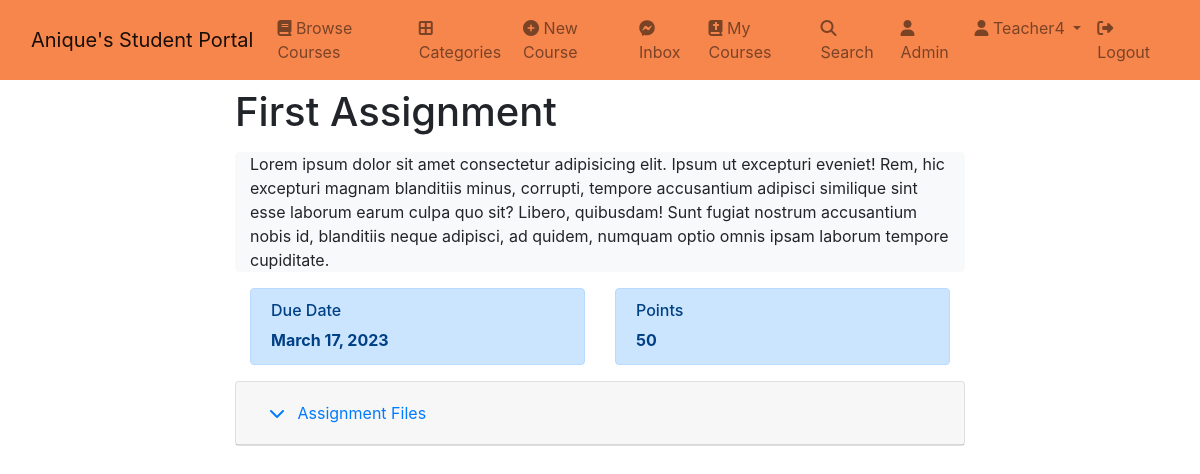
/course/31f14fdc-ee4c-420d-b912-1c9cc059e567/modules/1/assignments/1 (signed in), run on the app's committed database.
### assignment/models.py (models this page shows, shortened)
class Assignment(models.Model):
    title = models.CharField(max_length=150)
    content = RichTextField()
    points = models.PositiveIntegerField()
    due = models.DateField()
    files = models.ManyToManyField(AssignmentFileContent)
    user = models.ForeignKey(User, on_delete=models.CASCADE)

### assignment/views.py (the view)
def assignment_detail(request, course_id, module_id, assignment_id):
    user = request.user
    assignment = get_object_or_404(Assignment, id=assignment_id)
    course = get_object_or_404(Course, id=course_id)
    my_submissions = Submission.objects.filter(
        assignment=assignment, user=user).order_by('-date')
    context = {
        "assignment": assignment,
        "course": course,
        "my_submissions": my_submissions,
        'module_id': module_id,
    }
    return render(request, 'assignment/assignment_detail.html', context)

### assignment/models.py (called while the page is built)
    def get_file_name(self):
        return os.path.basename(self.file.name)

### student_portal/templates/assignment/assignment_detail.html (shortened to what this page needs)
{% extends 'base.html' %} {% block content %}
<div class="container mt-2">
  <div class="row">
    <div class="col-2"></div>
    <div class="col-8">
      <h1>{{assignment.title}}</h1>
      <div class="bg-light rounded-3">
        <div class="container-fluid">
          <p class="fs-4">{{assignment.content|safe}}</p>
        </div>
      </div>
      <div class="container">
        <div class="row">
          <div class="col-sm">
            <div class="alert alert-primary" role="alert">
              <h6>Due Date</h6>
              <strong> {{assignment.due}}</strong>
            </div>
          </div>
          <div class="col-sm">
            <div class="alert alert-primary" role="alert">
              <h6>Points</h6>
              <strong> {{assignment.points}}</strong>
            </div>
          </div>
        </div>
      </div>
      <div id="accordion">
        <div class="card">
          <div class="card-header" id="headingOne">
            <h5 class="mb-0">
              <button
                class="btn btn-link"
                data-toggle="collapse"
                data-target="#collapseOne"
                aria-expanded="true"
                aria-controls="collapseOne"
                style="text-decoration: none"
              >
                <i class="fa fa-chevron-down pr-2"></i>
                Assignment Files
              </button>
            </h5>
          </div>
        </div>
      </div>
      <br />
    </div>
  </div>
</div>
{% endblock content %}

### student_portal/templates/base.html (shortened to what this page needs)
{% load static %}
<!DOCTYPE html>
<html lang="en">
  <head>
    <link
      href="https://cdn.jsdelivr.net/npm/bootstrap@5.0.2/dist/css/bootstrap.min.css"
      rel="stylesheet"
    />
    <link
      rel="stylesheet"
      href="https://cdnjs.cloudflare.com/ajax/libs/font-awesome/6.1.1/css/all.min.css"
    />
    <link
      rel="stylesheet"
      href="https://stackpath.bootstrapcdn.com/bootstrap/4.3.1/css/bootstrap.min.css"
    />
  </head>
  <body>
    <nav
      class="navbar navbar-expand-lg navbar-light"
      style="background: #f7864d"
    >
      <div class="container-fluid">
        <a class="navbar-brand" href="{% url 'index' %}"
          >Anique's Student Portal</a
        >
        <div class="collapse navbar-collapse" id="navbarSupportedContent">
          <ul class="navbar-nav me-auto mb-2 mb-lg-0">
            <li class="nav-item">
              <a class="nav-link" href="{% url 'browse-courses' %}"
                ><i class="fa fa-book"></i> Browse Courses</a
              >
            </li>
            <li class="nav-item">
              <a class="nav-link" href="{% url 'categories' %}"
                ><i class="fas fa-border-all"></i> Categories</a
              >
            </li>
            <li class="nav-item">
              <a class="nav-link" href="{% url 'new-course' %}"
                ><i class="fa fa-plus-circle"></i> New Course</a
              >
            </li>
            <li class="nav-item">
              <a class="nav-link" href="{% url 'inbox' %}"
                ><i class="fa-brands fa-facebook-messenger"></i> Inbox
              </a>
            </li>
            <li class="nav-item">
              <a class="nav-link" href="{% url 'my-courses' %}"
                ><i class="fa-solid fa-book-bible"></i> My Courses</a
              >
            </li>
            <li class="nav-item">
              <a class="nav-link" href="{% url 'search' %}"
                ><i class="fa-solid fa-search"></i> Search</a
              >
            </li>
            {% if request.user.is_superuser %}
            <li class="nav-item">
              <a class="nav-link" href="/admin"
                ><i class="fa fa-user"></i> Admin</a
              >
            </li>
            {% endif %}
            <li class="nav-item dropdown">
              <a
                class="nav-link dropdown-toggle"
                href="#"
                id="navbarDropdown"
                role="button"
                data-bs-toggle="dropdown"
                aria-expanded="false"
              >
                <i class="fa fa-user"></i> {{request.user.username|capfirst}}
              </a>
            </li>
            <li class="nav-item">
              <a class="nav-link" href="{% url 'logout' %}"
                ><i class="fa-solid fa-right-from-bracket"></i> Logout</a
              >
            </li>
          </ul>
        </div>
      </div>
    </nav>
    {% block content %} {% block pagination %} {% endblock pagination %} {% endblock content %}
  </body>
</html>

### data on the page
Assignment: title "First Assignment", content "Lorem ipsum dolor sit amet consectetur adipisicing elit. Ipsum ut excepturi eveniet! Rem, hic excepturi magnam blanditiis minus, corrupti, tempore accusantium adipisci similique sint esse laborum earum culpa quo sit? Libero, quibusdam! Sunt fugiat nostrum accusantium nobis id, blanditiis neque adipisci, ad quidem, numquam optio omnis ipsam laborum tempore cupiditate.", due "March 17, 2023", points "50"

### other printed values
{{ request.user.username|capfirst }} "Teacher4"
